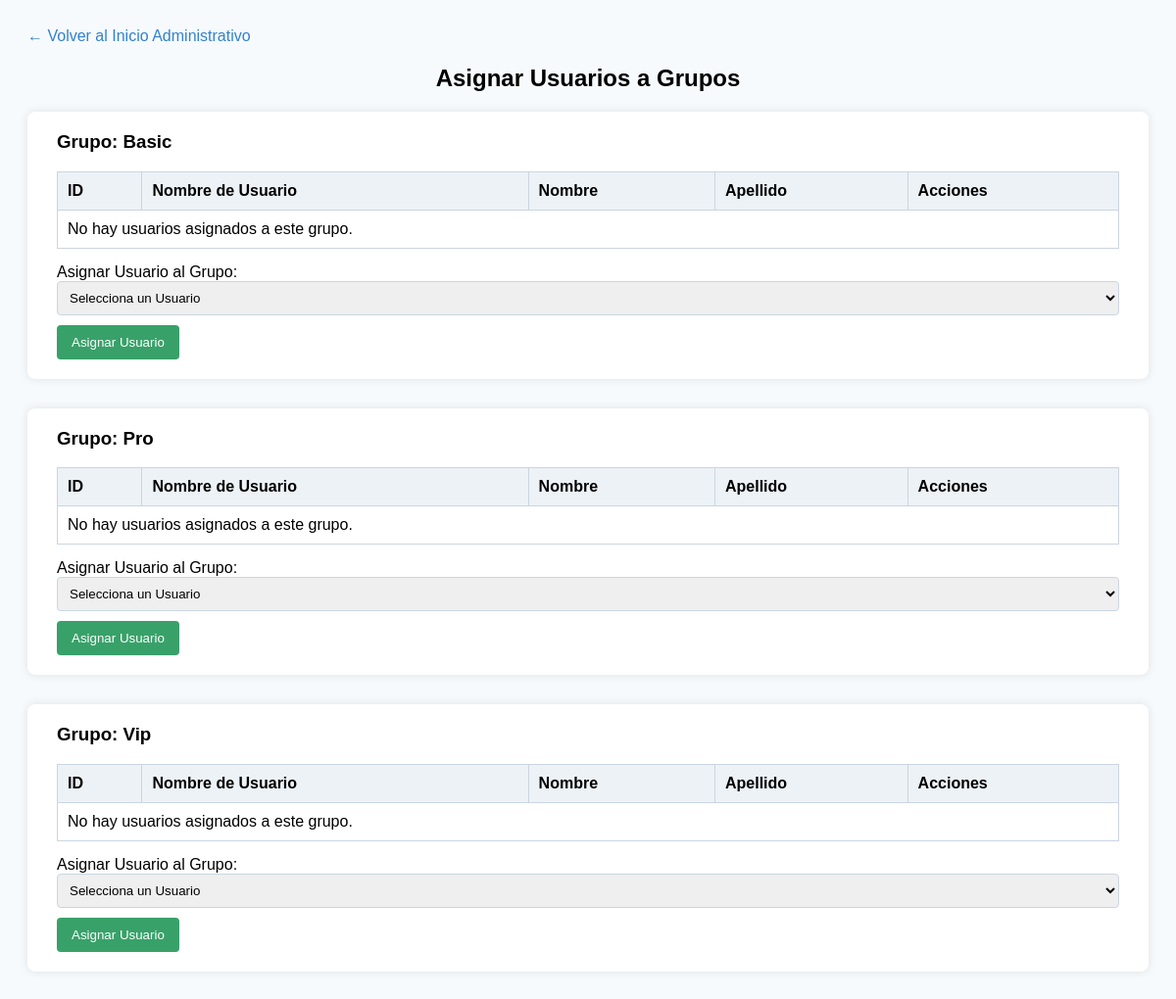
/TotCloud/AsignarGrupos.php (signed in), run on the app's committed database.
### tables this page shows
CREATE TABLE GRUPO ( 
    idGrupo INT(8) AUTO_INCREMENT PRIMARY KEY, 
    nombreGrupo VARCHAR(64) NOT NULL UNIQUE, 
    descripcion VARCHAR(256), 
    idPersonal INT(8) NOT NULL, 
    FOREIGN KEY (idPersonal) REFERENCES PERSONAL(idPersonal) 
);

### TotCloud/AsignarGrupos.php (the view, shortened to what this page needs)
<?php
require 'config.php';
try {
    $stmt = $pdo->query("SELECT idGrupo, nombreGrupo FROM GRUPO ORDER BY nombreGrupo ASC");
    $grupos = $stmt->fetchAll();
} catch (PDOException $e) {
    echo "Error al obtener los grupos: " . $e->getMessage();
    exit();
}
?>
<!DOCTYPE html>
<html>
<head>
</head>
<body>
    <div class="container">
        <a href="homeadmin.php" class="back-link">← Volver al Inicio Administrativo</a>
        <h2>Asignar Usuarios a Grupos</h2>
        <?php foreach ($grupos as $grupo): ?>
            <div class="group-section">
                <h3>Grupo: <?php echo htmlspecialchars($grupo['nombreGrupo']); ?></h3>
                <table>
                    <tr>
                        <th>ID</th>
                        <th>Nombre de Usuario</th>
                        <th>Nombre</th>
                        <th>Apellido</th>
                        <th>Acciones</th>
                    </tr>
                    <?php
                        try {
                            $stmt = $pdo->prepare("
                                SELECT U.idUsuario, U.nombreUsuario, P.nombre, P.apellido
                                FROM USUARIO U
                                JOIN PERSONA P ON U.idUsuario = P.idPersona
                                WHERE U.idGrupo = :idGrupo
                                ORDER BY U.nombreUsuario ASC
                            ");
                            $stmt->execute(['idGrupo' => $grupo['idGrupo']]);
                            $usuariosEnGrupo = $stmt->fetchAll();
                        } catch (PDOException $e) {
                            echo "<tr><td colspan='5'>Error al obtener usuarios del grupo: " . htmlspecialchars($e->getMessage()) . "</td></tr>";
                            continue;
                        }
                        if ($usuariosEnGrupo):
                            foreach ($usuariosEnGrupo as $usuario):
                    ?>
                        <tr>
                            <td><?php echo htmlspecialchars($usuario['idUsuario']); ?></td>
                            <td><?php echo htmlspecialchars($usuario['nombreUsuario']); ?></td>
                            <td><?php echo htmlspecialchars($usuario['nombre']); ?></td>
                            <td><?php echo htmlspecialchars($usuario['apellido']); ?></td>
                            <td class="actions">
                                <a href="#" onclick="document.getElementById('removeForm<?php echo $usuario['idUsuario']; ?>').style.display='block';">Eliminar</a>
                                <div id="removeForm<?php echo $usuario['idUsuario']; ?>" style="display:none; position:fixed; top:50%; left:50%; transform:translate(-50%, -50%); background-color:#fff; padding:20px; border:1px solid #ccc; border-radius:8px; box-shadow: 0 0 10px rgba(0,0,0,0.1);">
                                    <h4>Eliminar Usuario del Grupo</h4>
                                    <p>¿Estás seguro de eliminar a <strong><?php echo htmlspecialchars($usuario['nombreUsuario']); ?></strong> del grupo <strong><?php echo htmlspecialchars($grupo['nombreGrupo']); ?></strong>?</p>
                                    <form action="AsignarGrupos.php?action=remove&idGrupo=<?php echo $grupo['idGrupo']; ?>&idUsuario=<?php echo $usuario['idUsuario']; ?>" method="POST" class="remove-form">
                                        <input type="submit" value="Eliminar">
                                        <button type="button" onclick="document.getElementById('removeForm<?php echo $usuario['idUsuario']; ?>').style.display='none';">Cancelar</button>
                                    </form>
                                </div>
                            </td>
                        </tr>
                    <?php
                            endforeach;
                        else:
                    ?>
                        <tr>
                            <td colspan="5">No hay usuarios asignados a este grupo.</td>
                        </tr>
                    <?php endif; ?>
                </table>
                <form action="AsignarGrupos.php?action=assign&idGrupo=<?php echo $grupo['idGrupo']; ?>" method="POST" class="assign-form">
                    <label for="idUsuario<?php echo $grupo['idGrupo']; ?>">Asignar Usuario al Grupo:</label>
                    <select name="idUsuario" id="idUsuario<?php echo $grupo['idGrupo']; ?>" required>
                        <option value="">Selecciona un Usuario</option>
                    </select>
                    <input type="submit" value="Asignar Usuario">
                </form>
            </div>
        <?php endforeach; ?>
    </div>
</body>
</html>

### TotCloud/AsignarGrupos.php (style rules this page uses)
body { font-family: Arial, sans-serif; background-color: #f7fafc; padding: 20px; }
.container { max-width: 1200px; margin: auto; }
h2 { text-align: center; margin-bottom: 20px; }
.group-section { background-color: #fff; padding: 20px 30px; border-radius: 8px; box-shadow: 0 0 10px rgba(0, 0, 0, 0.1); margin-bottom: 30px; }
.group-section h3 { margin-top: 0; }
table { width: 100%; border-collapse: collapse; margin-bottom: 15px; }
table, th, td { border: 1px solid #cbd5e0; }
th, td { padding: 10px; text-align: left; }
th { background-color: #edf2f7; }
.assign-form, .remove-form { margin-top: 15px; }
.assign-form select, .remove-form select { width: 100%; padding: 8px; margin-bottom: 10px; border: 1px solid #cbd5e0; border-radius: 4px; }
.assign-form input[type="submit"], .remove-form input[type="submit"] { background-color: #38a169; color: white; padding: 10px 15px; border: none; border-radius: 4px; cursor: pointer; }
.back-link { display: block; margin-bottom: 20px; text-decoration: none; color: #3182ce; }

### data on the page
grupo: nombreGrupo "Basic"
grupo: nombreGrupo "Pro"
grupo: nombreGrupo "Vip"
